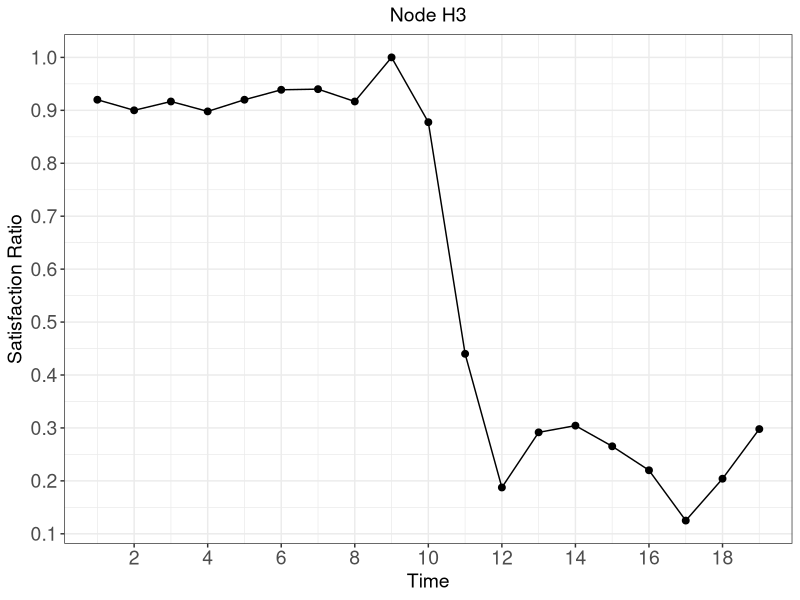
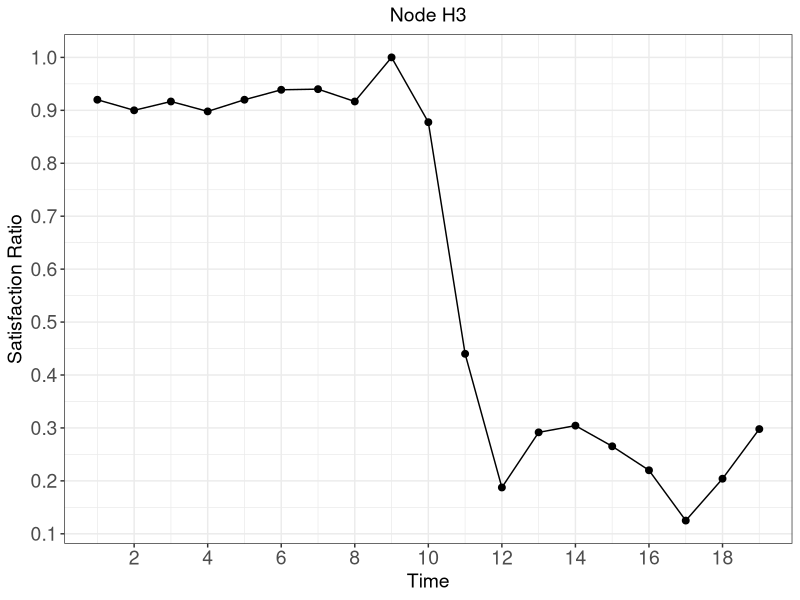

The R source for these figures, in order:
# Copyright (c) 2012,2015  Alexander Afanasyev <alexander.afanasyev@ucla.edu>

# install.packages('ggplot2')
library(ggplot2)
# install.packages('scales')
library(scales)

# install.packages('doBy')
library(doBy)

#########################
# Rate trace processing #
#########################
data = read.table("rate-trace.txt", header=T)
data$Node = factor(data$Node)
data$FaceId <- factor(data$FaceId)
data$PacketRaw <- data$PacketRaw
data$Type = factor(data$Type)

# exlude irrelevant types
data = subset(data, Type %in% c("OutInterests", "InData"))

# combine stats from all faces
data.combined = summaryBy(. ~ Time + Node + Type, data=data, FUN=sum)

data.root = subset (data.combined, Node == "H3")

root1 = subset(data.root, Type=="OutInterests")
root2 = subset(data.root, Type=="InData")

# root1$PacketRaw.sum / root2$PacketRaw.sum
# data.leaves = subset(data.combined, Node %in% c("leaf-1", "leaf-2", "leaf-3"))
df = data.frame(Time = root1$Time, Rate = root2$PacketRaw.sum / root1$PacketRaw.sum)
# graph rates on all nodes in Kilobits
# g.all <- ggplot(data.combined) +
#   geom_point(aes (x=Time, y=PacketRaw.sum, color=Type), size=1) +
#   ylab("Packet Number") +
#   facet_wrap(~ Node) +
#   scale_y_continuous(breaks=seq(0, 20, 2))

# print(g.all)

# graph rates on the root nodes in Packets
g.root <- ggplot(df) +
  ggtitle("Node H3") + 
  geom_point(aes (x=Time, y=Rate), size=2) +
  geom_line(aes (x=Time, y=Rate), size=0.5) +
  ylab("Satisfaction Ratio") +
  scale_x_continuous(breaks=seq(0, 25, 2)) +
  scale_y_continuous(breaks=seq(0, 1, 0.1)) +
  theme_bw() + 
  theme(plot.title=element_text(size=14,hjust=0.5),axis.title=element_text(size=14),axis.text=element_text(size=14),legend.text=element_text(size=14), legend.title=element_text(size=14))

print(g.root)

pdf("1.pdf", width=8, height=4)
print(g.root)
retval <- dev.off()